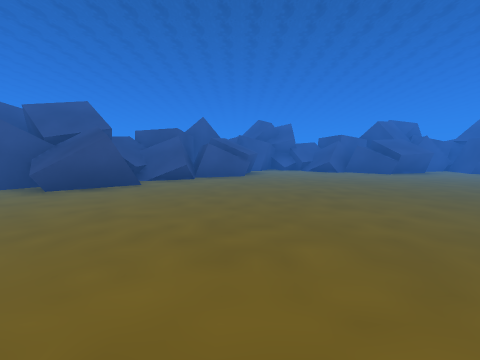
View 1 (above)

18 first-person views from a walk through a 3-D level made in the Unity game engine. The camera is 1.4 m above the floor, tilts 6° down and sees 90° across. The floor is counted in squares, 2 m on a side. Each view is taken from the middle of a square. On the plan, view 1 faces up. The plan holds only what a view shows up to about 9 squares ahead; the rest is blank. The place goes on beyond the plan. Some surface patterns are stand-ins.

View 2
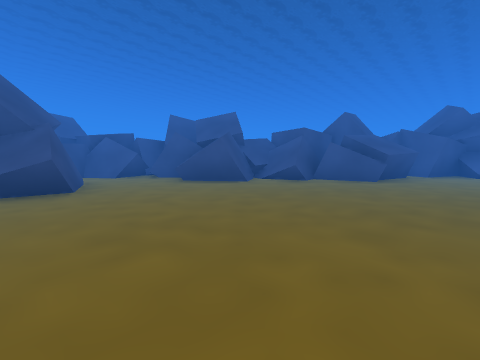

View 3
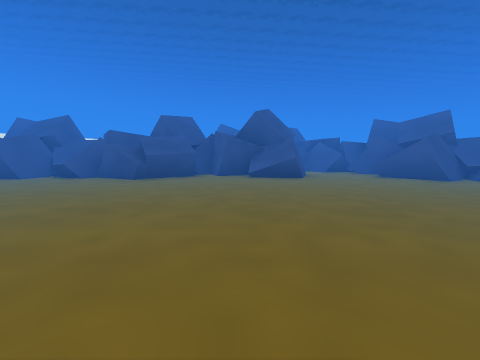

View 4
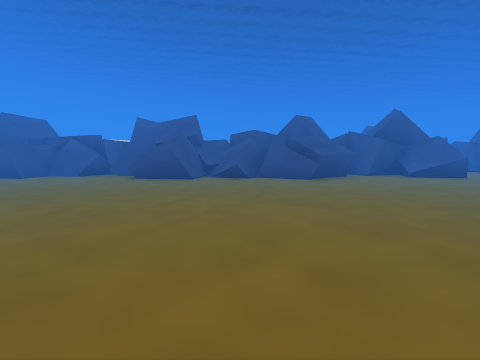

View 5
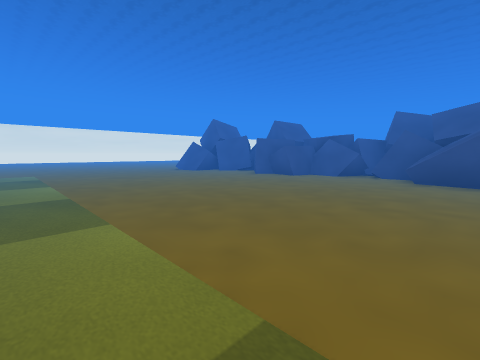

View 6
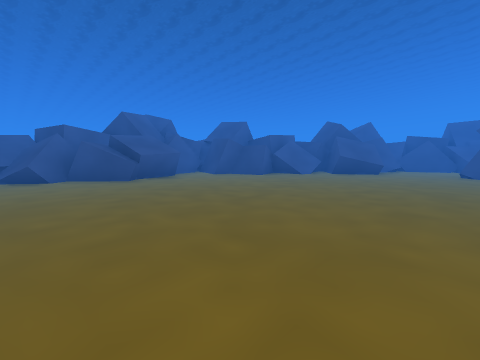

View 7
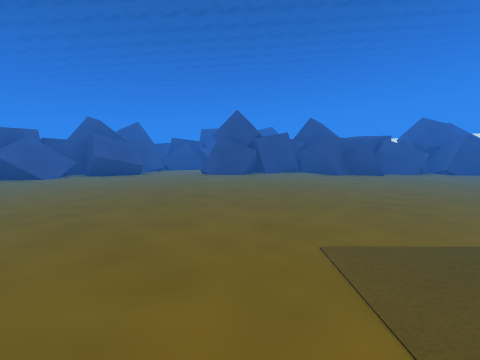

View 8
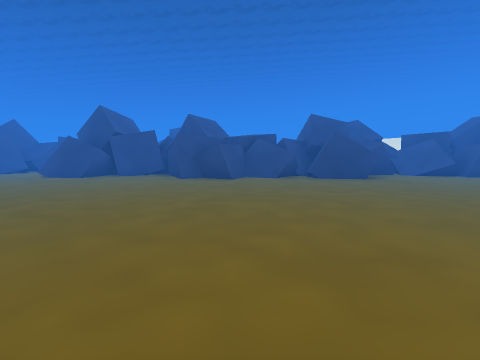

View 9
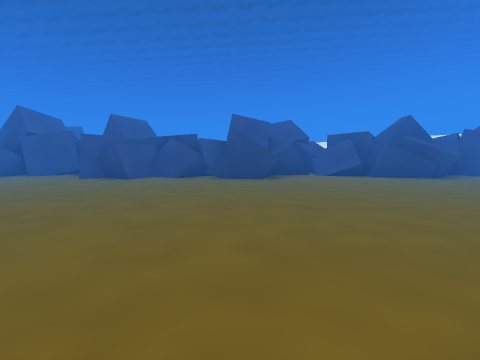

View 10
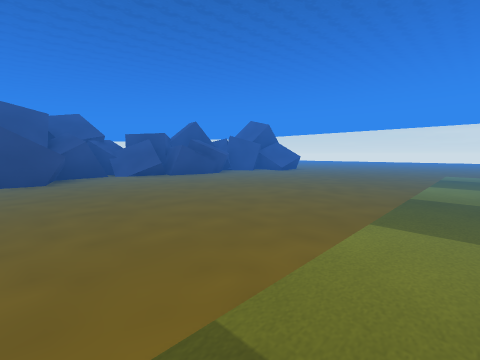

View 11
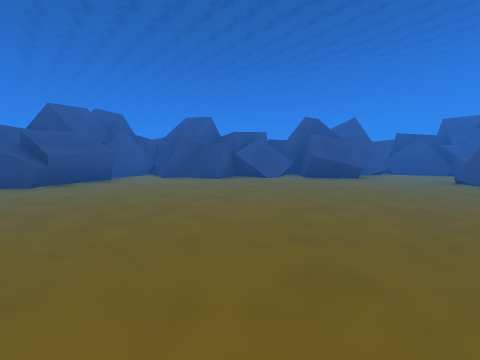

View 12
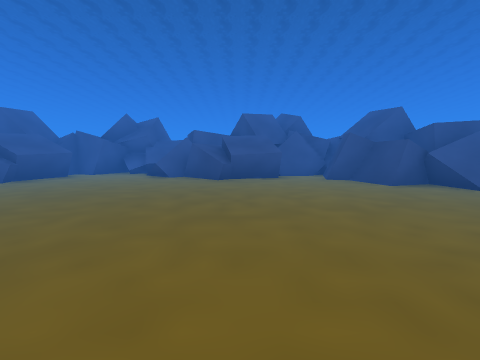

View 13
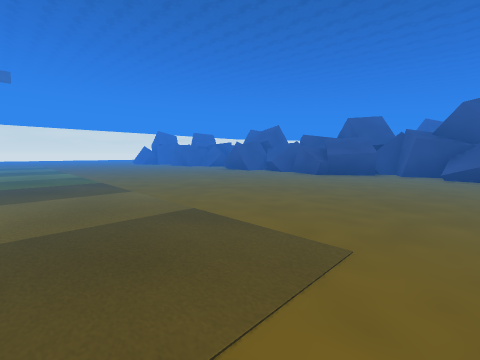

View 14
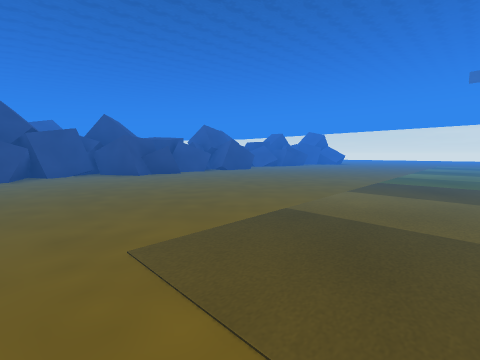

View 15
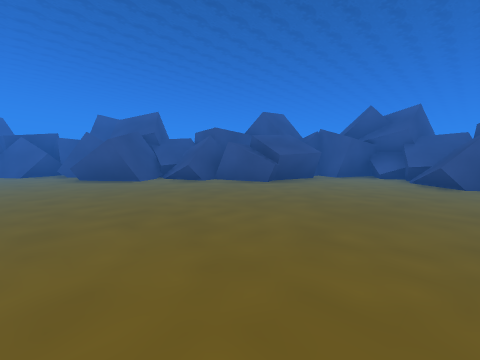

View 16
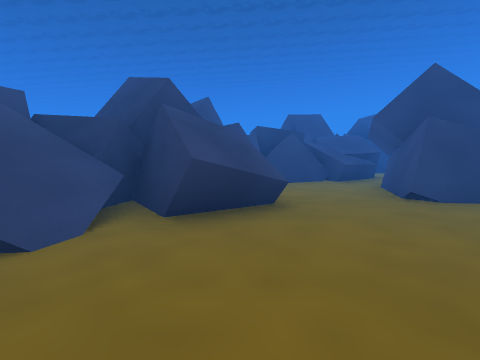

View 17
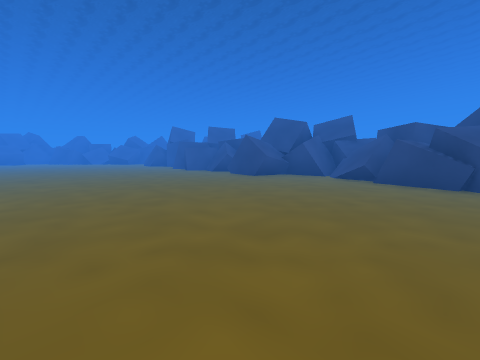

View 18
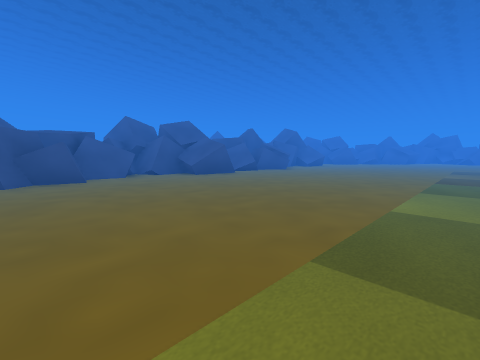

### Floor plan
Key: @ floor where view 1 was taken; # wall or solid block; . floor; / step, stairs or slope; = window, fence, low wall or low ledge; ^ raised ledge; v drop or lower ground.
Columns run from 7 left of view 1 to 18 right of it. Each row starts with its distance up from view 1.
 12         ####
 11        ###/^#   #
 10        #../######
  9      ###....###.###
  8     ^^#^.........#^#
  7   ##//............/##
  6   ###..............##
  5 #####..............^###
  4 ##....................##
  3 #......................#
  2   ##=...............##^^
  1   ###...............####
  0   ##...@............##   #
 -1   #..................#   ^
 -2   ##................##
 -3   ##^..............##
 -4   ##...............##
 -5   ##=...............#
 -6   ##................##
 -7   ###..............###
 -8   ##^..............###
 -9  ###................###
-10  ###................//#
-11   ##................#v#
-12   ###...............#^
-13    ##..............##

Positions as (right, up) in squares from view 1, and headings:
1: (0, 0), facing up
2: (2, 1), facing up-left
3: (4, 0), facing left
4: (4, -5), facing left
5: (4, -7), facing down-left
6: (3, 2), facing up-right
7: (4, 1), facing right
8: (5, -4), facing right
9: (5, -7), facing right
10: (5, -7), facing down-right
11: (5, 2), facing up-right
12: (6, 2), facing up
13: (5, 1), facing down-left
14: (4, 1), facing down-right
15: (4, 3), facing up-left
16: (9, 5), facing right
17: (6, -13), facing up-right
18: (4, -13), facing up-left
